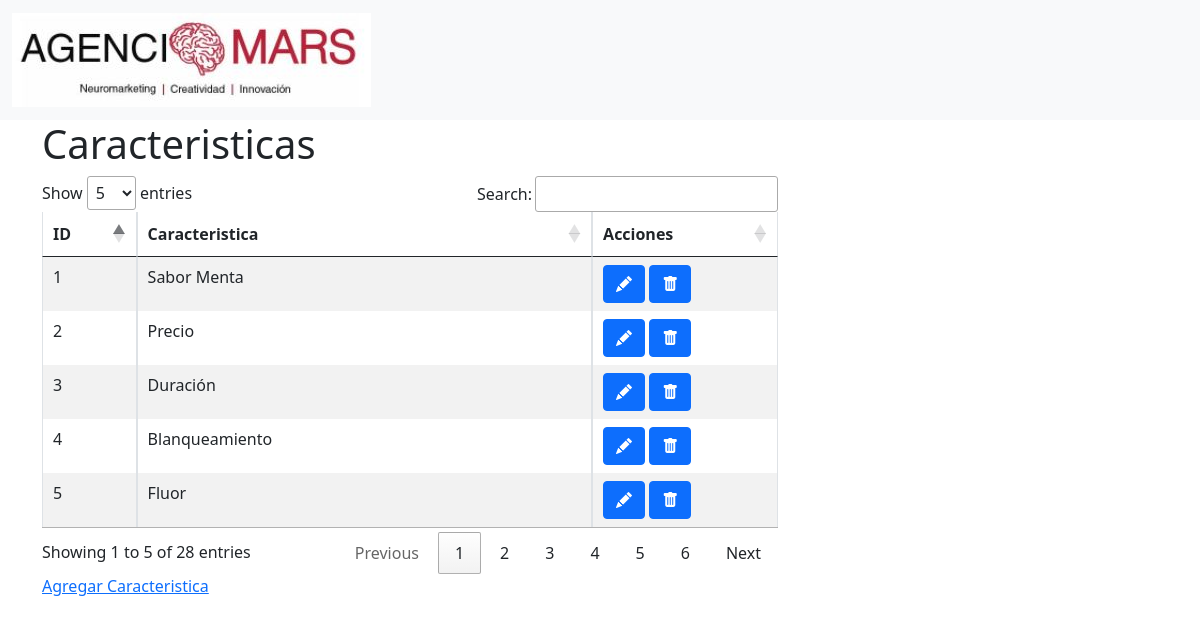
Screenshot of /caracteristica/ with the database file from the repository.
### test_iat/models.py (models this page shows)
class Caracteristica(models.Model):
    nombre =  models.CharField(max_length=255,unique=True)
    created_at = models.DateTimeField(auto_now_add=True)
    updated_at = models.DateTimeField(auto_now=True)

### test_iat/views.py (the view)
# urls.py: path('caracteristica/', views.caracteristica),
def caracteristica(request):
    caracteristicas= Caracteristica.objects.all()
    context = {
    "caracteristicas":caracteristicas,
    "accion":'default'
    }
    return render(request, 'caracteristicas.html', context)

### test_iat/templates/caracteristicas.html (shortened to what this page needs)
{% extends './base.html' %}
{% block content %}
    <div class="container">
        {% ifequal accion "default" %}
        <div class="row">
            <div class="col-8">
                <h1>Caracteristicas</h1>
                <div class="table-responsive">
                    <table id="shows" class="table table-striped table-bordered" width="100%" >
                        <thead>
                            <tr>
                                <th>ID</th>
                                <th>Caracteristica</th>
                                <th>Acciones</th>
                            </tr>
                        </thead>
                        <tbody>
                        {% for caracteristica in caracteristicas %}
                            <tr>
                                <td> {{caracteristica.id}}</td>
                                <td> {{caracteristica.nombre}}</td>
                                <td><span data-placement="top" data-toggle="tooltip" title="Editar">
                                        <a href="/caracteristica/{{caracteristica.id}}/edit" class="btn btn-primary btn-xs" data-title="view" data-toogle="modal" data-target="#view">
                                            <i class="bi bi-pencil-fill"></i>
                                        </a>
                                    </span>
                                    <span data-placement="top" data-toggle="tooltip" title="Delete">
                                        <a href="#" data-href="/caracteristica/{{caracteristica.id}}/destroy" class="btn btn-primary btn-xs" data-title="view" data-bs-toggle="modal" data-bs-target="#confirm-delete">
                                            <i class="bi bi-trash-fill"></i>
                                        </a>
                                    </span>
                                </td>
                            </tr>
                        {% endfor %}
                        </tbody>
                    </table>
                </div>
            </div>
        </div>
        <div class="row">
            <div class="col-8">
                <a href="/caracteristica/new">Agregar Caracteristica</a>
            </div>
        </div>
        {% endifequal %}
    </div>
{% endblock %}

### rows the page displays
Caracteristica: id "1", nombre "Sabor Menta"
Caracteristica: id "2", nombre "Precio"
Caracteristica: id "3", nombre "Duración"
Caracteristica: id "4", nombre "Blanqueamiento"
Caracteristica: id "5", nombre "Fluor"
